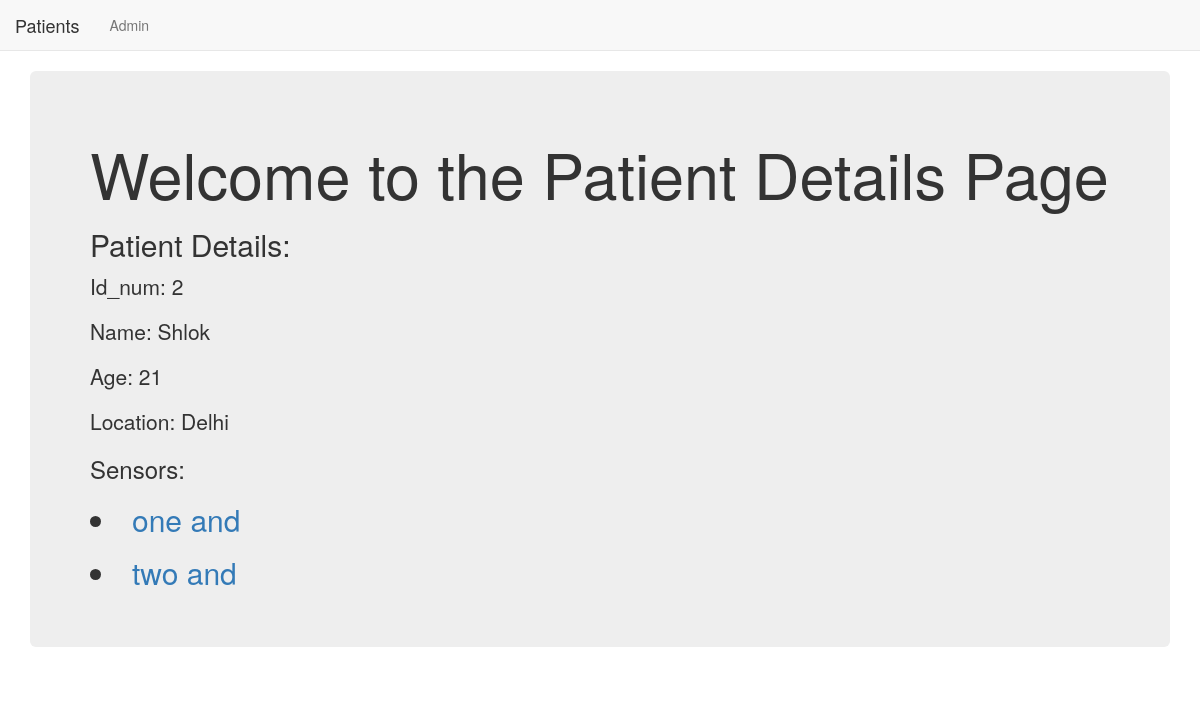
/health/2/, run on the app's committed database.
### health/models.py (models this page shows, shortened)
class Patient(models.Model):
    name = models.CharField(max_length=256)
    age = models.PositiveIntegerField()
    location = models.CharField(max_length=256)

class Sensor(models.Model):
    name = models.CharField(max_length=256, default = 'zero')
    patient = models.ForeignKey(Patient,related_name='sensors')

### health/views.py (the view)
# urls.py: url(r'^(?P<pk>\d+)/$',views.PatientDetailView.as_view(),name='pdetail'),
class PatientDetailView(DetailView):
    context_object_name = 'patient_details'
    model = models.Patient
    template_name = 'health/patient_detail.html'

### health/templates/health/patient_detail.html
{% extends "health/health_base.html" %}
{% block body_block %}
  <div class="jumbotron">
    <h1>Welcome to the Patient Details Page</h1>
    <h2>Patient Details:</h2>
    <p>Id_num: {{patient_details.id}}</p>
    <p>Name: {{patient_details.name}}</p>
    <p>Age: {{patient_details.age}}</p>
    <p>Location: {{patient_details.location}}</p>
    <h3>Sensors:</h3>
      {% for sensor in patient_details.sensors.all %}
      <h2><li><a href="sensor/{{sensor.id}}">{{sensor.name}} and </a></li></h2>
      {% endfor %}
  </div>
{% endblock %}

### data on the page
Patient: id "2", name "Shlok", age "21", location "Delhi"
Sensor: name "one"
Sensor: name "two"
